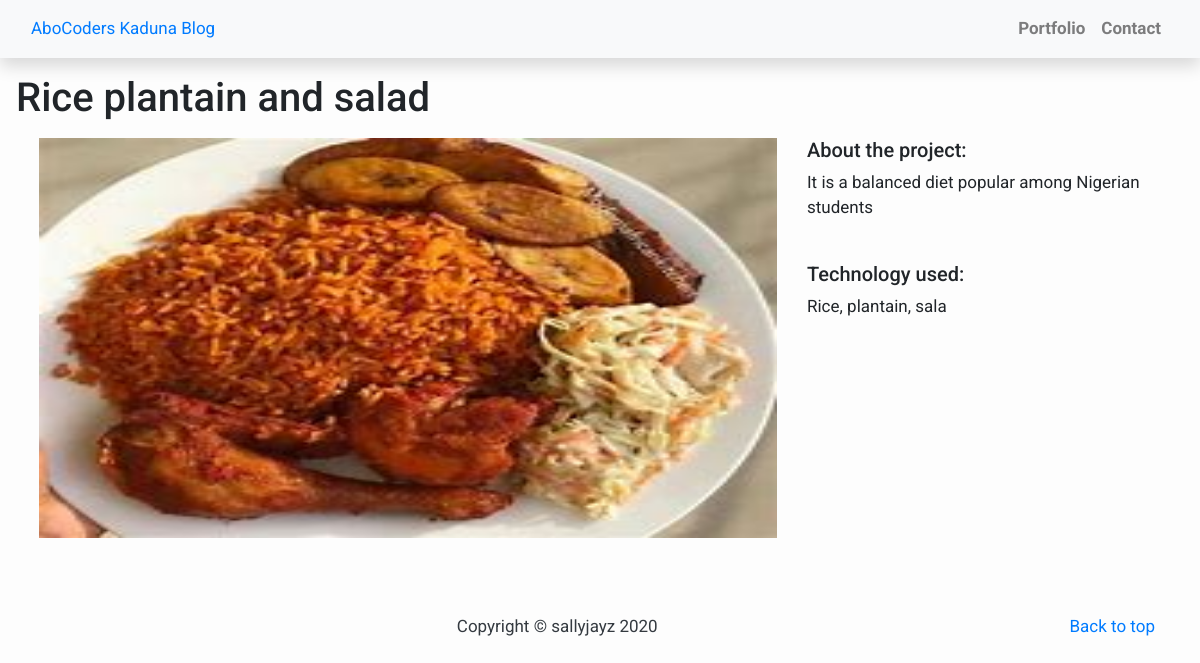
Screenshot of //5/ with the database file from the repository.
### blog/models.py (models this page shows, shortened)
class Profile(models.Model):
    title = models.CharField(max_length=100)
    description = models.TextField()
    technology = models.CharField(max_length=20)
    image = models.ImageField(upload_to=upload_location, null=False, blank=False)
    date_published = models.DateTimeField(auto_now_add=True, verbose_name="date published")
    date_updated = models.DateTimeField(auto_now=True, verbose_name="date updated")
    author = models.ForeignKey(settings.AUTH_USER_MODEL, on_delete=models.CASCADE)
    class Meta:
        ordering = ['date_published']

### blog/views.py (the view)
# urls.py: path('/<int:pk>/', views.profile_detail, name='profile_detail'),
def profile_detail(request, pk):
    profile = Profile.objects.get(pk=pk)
    context = {
        'profile': profile
    }
    return render(request, 'portfolio_detail.html', context)

### templates/portfolio_detail.html
{% extends "base.html" %}
{% load static %}
{% block content %}
<h1 class="mt-3 mb-3 ml-3">{{ profile.title }}</h1>
<div class="row ml-4 mr-4">
    <div class="col-md-8 mb-4">
        <img src="{% static profile.image %}" alt="" width="100%" height="400px">
    </div>
    <div class="col-md-4">
        <h5>About the project:</h5>
        <p>{{ profile.description }}</p>
        <br>
        <h5>Technology used:</h5>
        <p>{{ profile.technology }}</p>
    </div>
</div>
{% endblock %}

### templates/base.html (style rules this page uses)
html, body { height: 100%; }
body { font-family: "Roboto", sans-serif; font-size: 17px; background-color: #fdfdfd; }

### rows the page displays
Profile: title "Rice plantain and salad", image (picture), description "It is a balanced diet popular among Nigerian students", technology "Rice, plantain, sala"
